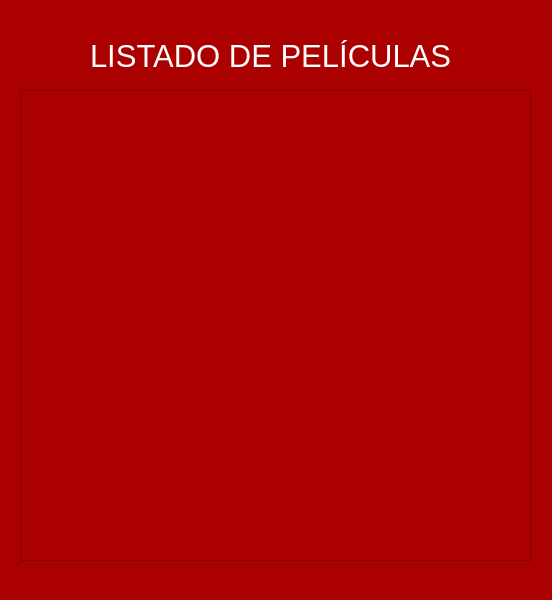
<?xml version="1.0" encoding="UTF-8"?>
<ui version="4.0">
 <class>MainWindow</class>
 <widget class="QMainWindow" name="MainWindow">
  <property name="geometry">
   <rect>
    <x>0</x>
    <y>0</y>
    <width>552</width>
    <height>600</height>
   </rect>
  </property>
  <property name="windowTitle">
   <string>MainWindow</string>
  </property>
  <property name="styleSheet">
   <string notr="true">background-color: rgb(170, 0, 0);</string>
  </property>
  <widget class="QWidget" name="centralwidget">
   <widget class="QListWidget" name="list_widget_peliculas">
    <property name="geometry">
     <rect>
      <x>20</x>
      <y>90</y>
      <width>511</width>
      <height>471</height>
     </rect>
    </property>
    <property name="font">
     <font>
      <family>Comic Sans MS</family>
      <pointsize>12</pointsize>
      <weight>50</weight>
      <italic>false</italic>
      <bold>false</bold>
     </font>
    </property>
    <property name="styleSheet">
     <string notr="true">color: rgb(255, 255, 255);
font: 12pt &quot;Comic Sans MS&quot;;</string>
    </property>
   </widget>
   <widget class="QLabel" name="label">
    <property name="geometry">
     <rect>
      <x>90</x>
      <y>40</y>
      <width>361</width>
      <height>31</height>
     </rect>
    </property>
    <property name="font">
     <font>
      <pointsize>23</pointsize>
      <weight>50</weight>
      <bold>false</bold>
     </font>
    </property>
    <property name="styleSheet">
     <string notr="true">color: rgb(255, 255, 255);</string>
    </property>
    <property name="text">
     <string>LISTADO DE PELÍCULAS:</string>
    </property>
   </widget>
  </widget>
  <widget class="QStatusBar" name="statusbar"/>
 </widget>
 <resources/>
 <connections/>
</ui>
